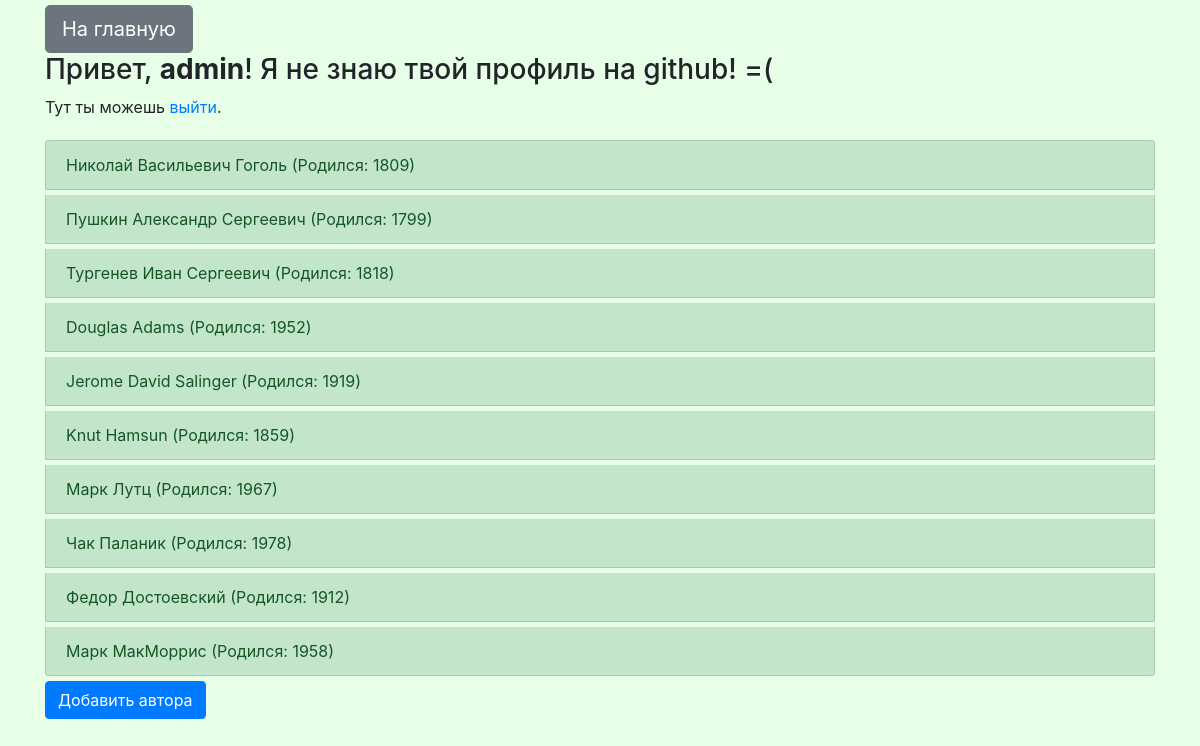
The page /authors (signed in) on the database its author committed.
### p_library/models.py (models this page shows, shortened)
class Author(models.Model):
    full_name = models.TextField('Имя')
    birth_year = models.SmallIntegerField(verbose_name='День рождения')
    country = models.CharField(max_length=2, verbose_name='Страна')

### p_library/views.py (the view)
# urls.py: path('authors', AuthorList.as_view(), name='author_list'),
class AuthorList(ListView):
    model = Author
    template_name = 'authors_list.html'
    def get_context_data(self, **kwargs):
        context = super().get_context_data(**kwargs)
        context.update(get_users_data(self.request))
        return context

### p_library/views.py (called while the page is built)
def get_users_data(request):
    context = {}
    try:
        if request.user.is_authenticated:
            context['username'] = request.user.username
        try:
            context ['github_url'] = (
                    SocialAccount.objects.get(
                        provider='github',
                        user=request.user
                    ).extra_data['html_url'])
        except:
            context ['github_url'] = ''
        return context
    except:
        context['username'] = ''
        return context

### templates/authors_list.html (shortened to what this page needs)
{% extends 'index.html' %}
{% block my %}
    <ul class="list-group">
        {% for author in object_list %}
		    <li class="list-group-item list-group-item-action list-group-item-success">{{ author.full_name }} (Родился: {{ author.birth_year }})</li>
		{% endfor %}
    </ul>
    <a href="/author/create" type="button" class="btn btn-primary"">Добавить автора</a>
{% endblock %}

### templates/index.html (shortened to what this page needs)
{% extends 'base.html' %}
{% block content %}
    {% if username %}
    <a href="/" class="btn btn-secondary btn-lg" role="button" aria-pressed="true">На главную</a>
        <h3>Привет, <b>{{ username }}</b>!
            {% if github_url != '' %}
            Я знаю твой профиль на <a href="{{ github_url }}">github</a>!
            {% else %}
            Я не знаю твой профиль на github! =(
            {% endif %}
        </h3>
        <p>Тут ты можешь <a href="/logout">выйти</a>.</p>
        {% block my %}{% endblock %}
    {% else %}
        <p>Тебе нужно <a href="/register">зарегистрироваться</a> или <a href="/login">войти на сайт</a>!</p>
    {% endif %}
{% endblock %}

### static/css/style.css (style rules this page uses)
body { background-color: #e6ffe6; }
li { margin-top: 5px; }
a { margin-top: 5px; }

### rows shown on the page
Author: full_name "Николай Васильевич Гоголь", birth_year "1809"
Author: full_name "Пушкин Александр Сергеевич", birth_year "1799"
Author: full_name "Тургенев Иван Сергеевич", birth_year "1818"
Author: full_name "Douglas Adams", birth_year "1952"
Author: full_name "Jerome David Salinger", birth_year "1919"
Author: full_name "Knut Hamsun", birth_year "1859"
Author: full_name "Марк Лутц", birth_year "1967"
Author: full_name "Чак Паланик", birth_year "1978"
Author: full_name "Федор Достоевский", birth_year "1912"
Author: full_name "Марк МакМоррис", birth_year "1958"

### other values the page prints
{{ username }} "admin"
